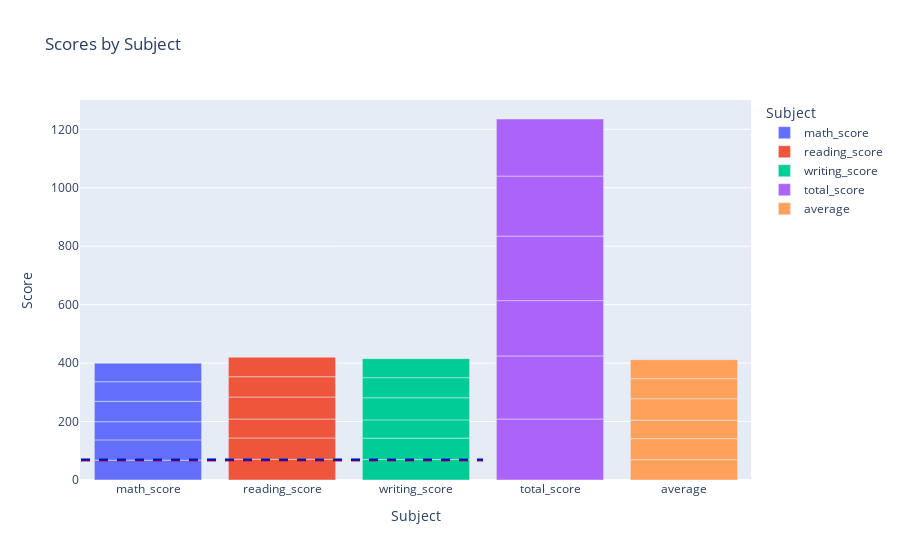

Notebook cell for this chart:
### Code cell
import plotly.express as px
import pandas as pd

# Compute average scores
avg_math = parental['math_score'].mean()
avg_reading = parental['reading_score'].mean()
avg_writing = parental['writing_score'].mean()

# Melt the dataframe for easier plotting with Plotly Express
melted_df = parental.melt(var_name='Subject', value_name='Score')

# Create bar chart using Plotly Express
fig = px.bar(melted_df, x='Subject', y='Score', color='Subject', title='Scores by Subject')

# Add average lines as annotations
fig.add_shape(type='line', x0=-0.5, x1=2.5, y0=avg_math, y1=avg_math, line=dict(color='red', dash='dash'), name=f'Average Math Score: {avg_math:.2f}')
fig.add_shape(type='line', x0=-0.5, x1=2.5, y0=avg_reading, y1=avg_reading, line=dict(color='green', dash='dash'), name=f'Average Reading Score: {avg_reading:.2f}')
fig.add_shape(type='line', x0=-0.5, x1=2.5, y0=avg_writing, y1=avg_writing, line=dict(color='blue', dash='dash'), name=f'Average Writing Score: {avg_writing:.2f}')

# Show the plot
fig.show()

### Figure 1 — Plotly figure (JSON) as saved in the notebook; plotly's stock layout.template omitted (floating-point values rounded to 4 significant figures)
{"data": [{"alignmentgroup": "True", "hovertemplate": "Subject=%{x}<br>Score=%{y}<extra></extra>", "legendgroup": "math_score", "marker": {"color": "#636efa", "pattern": {"shape": ""}}, "name": "math_score", "offsetgroup": "math_score", "orientation": "v", "showlegend": true, "textposition": "auto", "type": "bar", "x": ["math_score", "math_score", "math_score", "math_score", "math_score", "math_score"], "xaxis": "x", "y": [67.88, 69.39, 62.14, 69.75, 67.13, 63.5], "yaxis": "y"}, {"alignmentgroup": "True", "hovertemplate": "Subject=%{x}<br>Score=%{y}<extra></extra>", "legendgroup": "reading_score", "marker": {"color": "#EF553B", "pattern": {"shape": ""}}, "name": "reading_score", "offsetgroup": "reading_score", "orientation": "v", "showlegend": true, "textposition": "auto", "type": "bar", "x": ["reading_score", "reading_score", "reading_score", "reading_score", "reading_score", "reading_score"], "xaxis": "x", "y": [70.93, 73, 64.7, 75.37, 69.46, 66.94], "yaxis": "y"}, {"alignmentgroup": "True", "hovertemplate": "Subject=%{x}<br>Score=%{y}<extra></extra>", "legendgroup": "writing_score", "marker": {"color": "#00cc96", "pattern": {"shape": ""}}, "name": "writing_score", "offsetgroup": "writing_score", "orientation": "v", "showlegend": true, "textposition": "auto", "type": "bar", "x": ["writing_score", "writing_score", "writing_score", "writing_score", "writing_score", "writing_score"], "xaxis": "x", "y": [69.9, 73.38, 62.45, 75.68, 68.84, 64.89], "yaxis": "y"}, {"alignmentgroup": "True", "hovertemplate": "Subject=%{x}<br>Score=%{y}<extra></extra>", "legendgroup": "total_score", "marker": {"color": "#ab63fa", "pattern": {"shape": ""}}, "name": "total_score", "offsetgroup": "total_score", "orientation": "v", "showlegend": true, "textposition": "auto", "type": "bar", "x": ["total_score", "total_score", "total_score", "total_score", "total_score", "total_score"], "xaxis": "x", "y": [208.7, 215.8, 189.3, 220.8, 205.4, 195.3], "yaxis": "y"}, {"alignmentgroup": "True", "hovertemplate": "Subject=%{x}<br>Score=%{y}<extra></extra>", "legendgroup": "average", "marker": {"color": "#FFA15A", "pattern": {"shape": ""}}, "name": "average", "offsetgroup": "average", "orientation": "v", "showlegend": true, "textposition": "auto", "type": "bar", "x": ["average", "average", "average", "average", "average", "average"], "xaxis": "x", "y": [69.57, 71.92, 63.1, 73.6, 68.48, 65.11], "yaxis": "y"}], "layout": {"autosize": true, "barmode": "relative", "legend": {"title": {"text": "Subject"}, "tracegroupgap": 0}, "shapes": [{"line": {"color": "red", "dash": "dash"}, "name": "Average Math Score: 66.63", "type": "line", "x0": -0.5, "x1": 2.5, "y0": 66.63, "y1": 66.63}, {"line": {"color": "green", "dash": "dash"}, "name": "Average Reading Score: 70.07", "type": "line", "x0": -0.5, "x1": 2.5, "y0": 70.07, "y1": 70.07}, {"line": {"color": "blue", "dash": "dash"}, "name": "Average Writing Score: 69.19", "type": "line", "x0": -0.5, "x1": 2.5, "y0": 69.19, "y1": 69.19}], "title": {"text": "Scores by Subject"}, "xaxis": {"anchor": "y", "autorange": true, "categoryarray": ["math_score", "reading_score", "writing_score", "total_score", "average"], "categoryorder": "array", "domain": [0, 1], "range": [-0.5059, 4.5], "title": {"text": "Subject"}, "type": "category"}, "yaxis": {"anchor": "x", "autorange": true, "domain": [0, 1], "range": [0, 1300.0], "title": {"text": "Score"}, "type": "linear"}}}
